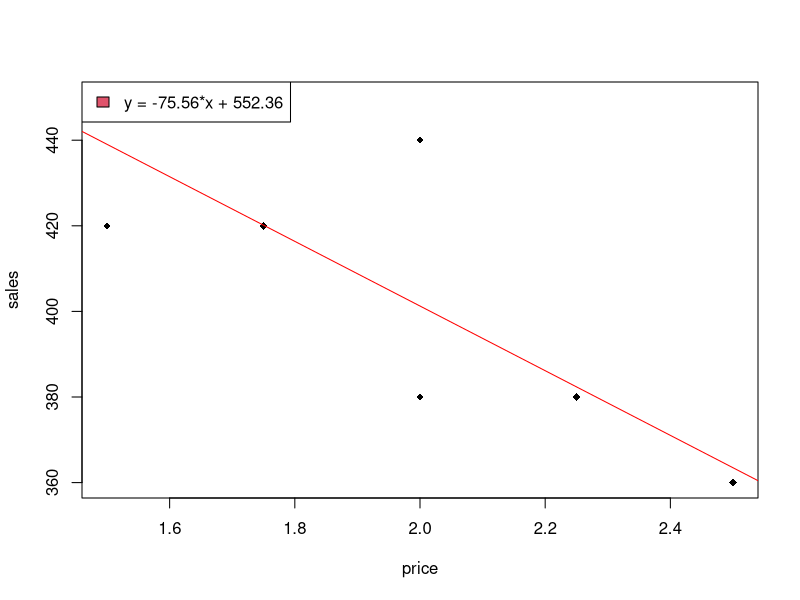

Reproduce this figure in R. (Note: this script raises an error after producing the figure.)
#0.1.i
x <- -10
u <- -10
sigma <- 25
z <- (x-u)/sigma
prob <- 1- pnorm(abs(z))
prob

#0.1.ii
x <- -20
u <- -10
sigma <- 25
z <- (x-u)/sigma
prob <- pnorm(-abs(z))
prob

#0.1.iii
x1 <- -0.5
x2 <- 0.5
u <- -10
sigma <- 25
z1 <- (x1-u)/sigma
z2 <- (x2-u)/sigma
prob <- pnorm(abs(z2)) - pnorm(abs(z1))
prob

#0.1.iv
x1 <- -22
x2 <- -12
u <- -10
sigma <- 25
z1 <- (x1-u)/sigma
z2 <- (x2-u)/sigma
prob <- pnorm(z2) - pnorm(z1)
prob


#1.1.i
price <- c(1.5, 1.5, 1.75, 2.0, 2.0, 2.25, 2.5, 2.5)
sales <- c(420, 450, 420, 380, 440, 380, 360, 360)
mean(sales)
u = 390
sig2estimate = sum((sales- u)^2)/length(sales)
sig2estimate

#1.1.ii
price <- c(1.5, 1.5, 1.75, 2.0, 2.0, 2.25, 2.5, 2.5)
sales <- c(420, 450, 420, 380, 440, 380, 360, 360)
mean(sales)
m = -60
b = 500
sig2estimate = sum((sales- (m* price + b))^2)/length(sales)
sig2estimate

#1.1.iii
price <- c(1.5, 1.5, 1.75, 2.0, 2.0, 2.25, 2.5, 2.5)
sales <- c(420, 450, 420, 380, 440, 380, 360, 360)
cor = cor(price,sales)
cor
m = cor * sqrt(var(sales))/sqrt(var(price))
b = mean(sales) - mean(price) * m
plot(price, sales, pch=18)
abline(b, m, col="red")
legend("topleft", "y = -75.56*x + 552.36", fill=2:2)
cor

#1.1.iv
price <- c(1.5, 1.5, 1.75, 2.0, 2.0, 2.25, 2.5, 2.5)
sales <- c(420, 450, 420, 380, 440, 380, 360, 360)
cor = cor(price,sales)
cor
m = cor * sd(sales)/sd(price)
m
b = mean(sales) - mean(price) * m
b
residuals = sum(sales- (m* price + b))/length(sales)
residuals


#1.1.v
price <- c(1.5, 1.5, 1.75, 2.0, 2.0, 2.25, 2.5, 2.5)
sales <- c(420, 450, 420, 380, 440, 380, 360, 360)
cor = cor(price,sales)
cor
m = cor * sqrt(var(sales))/sqrt(var(price))
b = mean(sales) - mean(price) * m
sig2estimate = sum((sales- (m* price + b))^2)/length(sales)
sig2estimate

#1.2.i
teach <- read.csv("teach.csv")
par(mfrow=c(1,1))
summary(teach)
plot(teach$months, teach$salary, pch=18, col=teach$sex, xlab="months", ylab="salary")
legend("topleft", levels(teach$sex), fill=1:2)

#1.2.ii
teach <- read.csv("teach.csv")
summary(teach)
par(mfrow=c(1,6))
boxplot(salary ~ sex, data=teach, xlab="sex", ylab="salary")
boxplot(salary ~ marry, data=teach, xlab="marry", ylab="")
boxplot(salary ~ degree, data=teach, xlab="degree", ylab="")
boxplot(salary ~ type, data=teach, xlab="type", ylab="")
boxplot(salary ~ train, data=teach, xlab="train", ylab="")
boxplot(salary ~ brk, data=teach, xlab="break", ylab="")

#1.2.iii
#use teach$degree + 1 to avoid plotting white datapoints on a white background
par(mfrow=c(1,1))
plot(teach$months, teach$salary, col=(teach$degree + 1), pch=18, xlab="months", ylab="salary")
legend("topleft", paste("Degree ", sort(as.character(unique(teach$degree)))), fill=1:4)

#1.2.iv
model<-lm(teach$salary ~ teach$sex)
anovamodel_sex <- anova(model)
ssr = anovamodel_sex$Sum[1]
sse = anovamodel_sex$Sum[2]
sst = ssr + sse
#percent explained by the grouping with sex
ssr / sst
model
anova(model)
sse
ssr
sst

model<-lm(teach$salary ~ teach$degree)
anovamodel_degree <- anova(model)
ssr = anovamodel_degree$Sum[1]
sse = anovamodel_degree$Sum[2]
sst = ssr + sse
#percent explained by the grouping with degree
ssr / sst

#1.2.iv manual implementation
# SalaryMean <- function(arg1){
#   return(mean(arg1$salary))
# }
# GroupError <- function(arg1){
#   return(sum((SalaryMean(arg1) - arg1$salary)^2)) 
# }
# MultiDimSalaryLength <- function(arg1)
# {
#   return (length(arg1$salary))
# }
# maleteach <- teach[teach$sex=="M",]
# femaleteach <- teach[teach$sex=="F",]
# allteach <- list(maleteach, femaleteach)
# #SST = SSE + SSR
# # Sum of Squares Total (sq(total mean - value)
# sst = sum((mean(teach$salary) - teach$salary)^2)
# sst
# # Sum of Squares Error (sq(group mean - value))
# sse = sum(as.numeric(lapply(allteach,GroupError)))
# sse
# #  Sum of Squares Regression (sq(group mean - total mean)
# ssr = sum(as.numeric(lapply(allteach,MultiDimSalaryLength))  * (SalaryMean(teach) - as.numeric(lapply(allteach,SalaryMean)))^2)
# ssr
# sse
# sst

# 1.2.v
teach0 <- teach[teach$degree == 0,]
cor = cor(teach0$salary,teach0$months)
cor
m = cor * sqrt(var(teach0$salary))/sqrt(var(teach0$months))
b = mean(teach0$salary) - mean(teach0$months) * m
cor
m
b
sd(teach0$salary)
sd(teach0$months)
mean(teach0$months)
mean(teach0$salary)
#1.2.vi
plot(teach0$months, teach0$salary, pch=18,  ylim=c(900,2600), xlab="months", ylab="salary")
abline(b, m, col="red")
legend("topleft", paste("y = " , round(m, digits=2), "*x + ", round(b, digits=2)), fill=2:2)

residuals = teach0$salary - m*teach0$months - b
hist(residuals)
plot(teach0$month,residuals, pch=18, xlab="months", ylab="salary residuals")
model=lm(residuals ~ teach0$months)
abline(model, col=2)
model
residual_model = anova(model)
ssr = residual_model$Sum[1]
sse = residual_model$Sum[2]
sst = ssr + sse
#percent explained by the grouping with degree
ssr / sst
(sum(residuals^2)/(length(residuals)-1))^0.5
plot(teach0$months, teach0$salary, pch=18, xlab="months", ylab="salary", ylim=c(900,2600))
model=lm(teach0$salary ~ poly(teach0$months, 2, raw=TRUE))
summary(model)

points(teach0$months, predict(model), type="l", col="red", lwd=2)
legend("topleft", paste("y = ", 962.99," + ", 5.775, "x - ", 0.007433, "x^2"), fill=2:2)
model=lm(teach0$salary ~ poly(teach0$months, 1, raw=TRUE))
summary(model)
